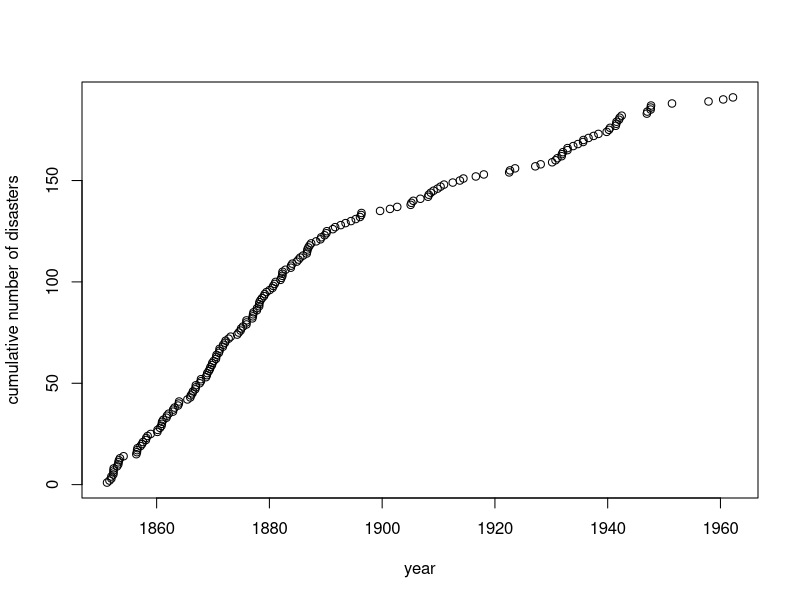

Write the R code that produced this figure.
## ---- chunk 1
knitr::opts_chunk$set(echo = TRUE)
## ---- chunk 2
library(boot)
data <- coal
plot(data$date, 1:191,xlab="year",ylab="cumulative number of disasters") #remove first and last
